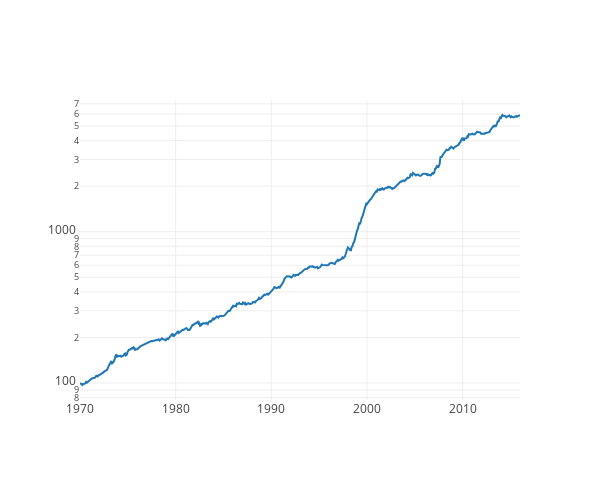

The notebook cell this image was saved under:
### Code cell
# run performance chart
perf_post_LASSO = 100 * np.cumprod(1 + results_post_LASSO / 100)

def mychart(args, names=None):
    x_coords = np.linspace(1970, 2016, args[0].shape[0])
    
    plotdata = []
    for i in range(len(args)):
        tracelabel = "Trace %d" % i
        if names:
                tracelabel=names[i]
        plotdata.append(Scatter(x=x_coords,
                                y=args[i].reshape(-1),
                                mode = 'line',
                                name=tracelabel))    

    layout = Layout(
        autosize=False,
        width=600,
        height=480,
        yaxis=dict(
            type='log',
            autorange=True
        )
    )
    
    fig = Figure(data=plotdata, layout=layout)
    
    return iplot(fig)
    
mychart([perf_post_LASSO],["Post-LASSO"])

### Figure 1 — Plotly figure (JSON) as saved in the notebook; plotly's stock layout.template omitted (floating-point values rounded to 4 significant figures; data arrays with more than 128 entries replaced by an {"elided": "..."} marker saying what was removed)
{"data": [{"mode": "line", "name": "Post-LASSO", "type": "scatter", "x": {"elided": "576 float values"}, "y": {"elided": "576 float values"}}], "layout": {"autosize": false, "height": 480, "width": 600, "yaxis": {"autorange": true, "type": "log"}}}
